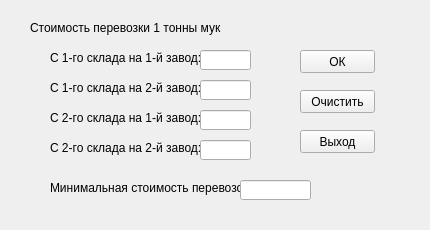
<?xml version="1.0" encoding="UTF-8"?>
<ui version="4.0">
 <class>MainWindow</class>
 <widget class="QMainWindow" name="MainWindow">
  <property name="geometry">
   <rect>
    <x>0</x>
    <y>0</y>
    <width>430</width>
    <height>230</height>
   </rect>
  </property>
  <property name="windowTitle">
   <string>План перевозок</string>
  </property>
  <widget class="QWidget" name="centralwidget">
   <widget class="QLabel" name="label">
    <property name="geometry">
     <rect>
      <x>30</x>
      <y>20</y>
      <width>191</width>
      <height>16</height>
     </rect>
    </property>
    <property name="text">
     <string>Стоимость перевозки 1 тонны муки:</string>
    </property>
   </widget>
   <widget class="QLabel" name="label_2">
    <property name="geometry">
     <rect>
      <x>50</x>
      <y>50</y>
      <width>151</width>
      <height>16</height>
     </rect>
    </property>
    <property name="text">
     <string>С 1-го склада на 1-й завод:</string>
    </property>
   </widget>
   <widget class="QLabel" name="label_3">
    <property name="geometry">
     <rect>
      <x>50</x>
      <y>80</y>
      <width>151</width>
      <height>16</height>
     </rect>
    </property>
    <property name="text">
     <string>С 1-го склада на 2-й завод:</string>
    </property>
   </widget>
   <widget class="QLabel" name="label_4">
    <property name="geometry">
     <rect>
      <x>50</x>
      <y>110</y>
      <width>151</width>
      <height>16</height>
     </rect>
    </property>
    <property name="text">
     <string>С 2-го склада на 1-й завод:</string>
    </property>
   </widget>
   <widget class="QLabel" name="label_5">
    <property name="geometry">
     <rect>
      <x>50</x>
      <y>140</y>
      <width>151</width>
      <height>16</height>
     </rect>
    </property>
    <property name="text">
     <string>С 2-го склада на 2-й завод:</string>
    </property>
   </widget>
   <widget class="QLineEdit" name="lineEdit">
    <property name="geometry">
     <rect>
      <x>200</x>
      <y>50</y>
      <width>51</width>
      <height>20</height>
     </rect>
    </property>
   </widget>
   <widget class="QLineEdit" name="lineEdit_2">
    <property name="geometry">
     <rect>
      <x>200</x>
      <y>80</y>
      <width>51</width>
      <height>20</height>
     </rect>
    </property>
   </widget>
   <widget class="QLineEdit" name="lineEdit_3">
    <property name="geometry">
     <rect>
      <x>200</x>
      <y>110</y>
      <width>51</width>
      <height>20</height>
     </rect>
    </property>
   </widget>
   <widget class="QLineEdit" name="lineEdit_4">
    <property name="geometry">
     <rect>
      <x>200</x>
      <y>140</y>
      <width>51</width>
      <height>20</height>
     </rect>
    </property>
   </widget>
   <widget class="QPushButton" name="pushButton">
    <property name="geometry">
     <rect>
      <x>300</x>
      <y>50</y>
      <width>75</width>
      <height>23</height>
     </rect>
    </property>
    <property name="text">
     <string>ОК</string>
    </property>
   </widget>
   <widget class="QLabel" name="label_6">
    <property name="geometry">
     <rect>
      <x>50</x>
      <y>180</y>
      <width>191</width>
      <height>16</height>
     </rect>
    </property>
    <property name="text">
     <string>Минимальная стоимость перевозок:</string>
    </property>
   </widget>
   <widget class="QLineEdit" name="lineEdit_5">
    <property name="geometry">
     <rect>
      <x>240</x>
      <y>180</y>
      <width>71</width>
      <height>20</height>
     </rect>
    </property>
   </widget>
   <widget class="QPushButton" name="pushButton_2">
    <property name="geometry">
     <rect>
      <x>300</x>
      <y>90</y>
      <width>75</width>
      <height>23</height>
     </rect>
    </property>
    <property name="text">
     <string>Очистить</string>
    </property>
   </widget>
   <widget class="QPushButton" name="pushButton_3">
    <property name="geometry">
     <rect>
      <x>300</x>
      <y>130</y>
      <width>75</width>
      <height>23</height>
     </rect>
    </property>
    <property name="text">
     <string>Выход</string>
    </property>
   </widget>
  </widget>
 </widget>
 <resources/>
 <connections/>
</ui>
